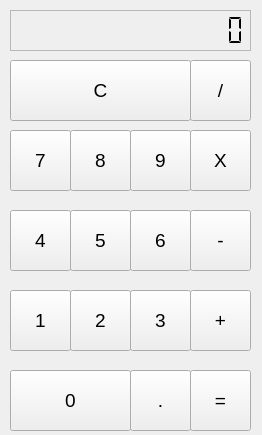
<?xml version="1.0" encoding="UTF-8"?>
<ui version="4.0">
 <class>MainWindow</class>
 <widget class="QMainWindow" name="MainWindow">
  <property name="geometry">
   <rect>
    <x>0</x>
    <y>0</y>
    <width>262</width>
    <height>435</height>
   </rect>
  </property>
  <property name="windowTitle">
   <string>MainWindow</string>
  </property>
  <widget class="QWidget" name="centralWidget">
   <widget class="QLabel" name="label">
    <property name="geometry">
     <rect>
      <x>10</x>
      <y>440</y>
      <width>241</width>
      <height>41</height>
     </rect>
    </property>
    <property name="font">
     <font>
      <pointsize>14</pointsize>
     </font>
    </property>
    <property name="styleSheet">
     <string notr="true">QLabel {
  qproperty-alignment: 'AlignVCenter | AlignRight';
  border: 1px solid gray;
}

background-color : white;</string>
    </property>
    <property name="text">
     <string>0</string>
    </property>
   </widget>
   <widget class="QPushButton" name="pushButton_clear">
    <property name="geometry">
     <rect>
      <x>10</x>
      <y>60</y>
      <width>181</width>
      <height>61</height>
     </rect>
    </property>
    <property name="font">
     <font>
      <pointsize>14</pointsize>
     </font>
    </property>
    <property name="styleSheet">
     <string notr="true"/>
    </property>
    <property name="text">
     <string>C</string>
    </property>
   </widget>
   <widget class="QPushButton" name="division">
    <property name="geometry">
     <rect>
      <x>190</x>
      <y>60</y>
      <width>61</width>
      <height>61</height>
     </rect>
    </property>
    <property name="font">
     <font>
      <pointsize>14</pointsize>
     </font>
    </property>
    <property name="styleSheet">
     <string notr="true"/>
    </property>
    <property name="text">
     <string>/</string>
    </property>
   </widget>
   <widget class="QPushButton" name="boton_9">
    <property name="geometry">
     <rect>
      <x>130</x>
      <y>130</y>
      <width>61</width>
      <height>61</height>
     </rect>
    </property>
    <property name="font">
     <font>
      <pointsize>14</pointsize>
     </font>
    </property>
    <property name="styleSheet">
     <string notr="true"/>
    </property>
    <property name="text">
     <string>9</string>
    </property>
   </widget>
   <widget class="QPushButton" name="boton_8">
    <property name="geometry">
     <rect>
      <x>70</x>
      <y>130</y>
      <width>61</width>
      <height>61</height>
     </rect>
    </property>
    <property name="font">
     <font>
      <pointsize>14</pointsize>
     </font>
    </property>
    <property name="styleSheet">
     <string notr="true"/>
    </property>
    <property name="text">
     <string>8</string>
    </property>
   </widget>
   <widget class="QPushButton" name="boton_7">
    <property name="geometry">
     <rect>
      <x>10</x>
      <y>130</y>
      <width>61</width>
      <height>61</height>
     </rect>
    </property>
    <property name="font">
     <font>
      <pointsize>14</pointsize>
     </font>
    </property>
    <property name="styleSheet">
     <string notr="true"/>
    </property>
    <property name="text">
     <string>7</string>
    </property>
   </widget>
   <widget class="QPushButton" name="multiplicacion">
    <property name="geometry">
     <rect>
      <x>190</x>
      <y>130</y>
      <width>61</width>
      <height>61</height>
     </rect>
    </property>
    <property name="font">
     <font>
      <pointsize>14</pointsize>
     </font>
    </property>
    <property name="styleSheet">
     <string notr="true"/>
    </property>
    <property name="text">
     <string>X</string>
    </property>
   </widget>
   <widget class="QPushButton" name="boton_6">
    <property name="geometry">
     <rect>
      <x>130</x>
      <y>210</y>
      <width>61</width>
      <height>61</height>
     </rect>
    </property>
    <property name="font">
     <font>
      <pointsize>14</pointsize>
     </font>
    </property>
    <property name="styleSheet">
     <string notr="true"/>
    </property>
    <property name="text">
     <string>6</string>
    </property>
   </widget>
   <widget class="QPushButton" name="boton_5">
    <property name="geometry">
     <rect>
      <x>70</x>
      <y>210</y>
      <width>61</width>
      <height>61</height>
     </rect>
    </property>
    <property name="font">
     <font>
      <pointsize>14</pointsize>
     </font>
    </property>
    <property name="styleSheet">
     <string notr="true"/>
    </property>
    <property name="text">
     <string>5</string>
    </property>
   </widget>
   <widget class="QPushButton" name="boton_4">
    <property name="geometry">
     <rect>
      <x>10</x>
      <y>210</y>
      <width>61</width>
      <height>61</height>
     </rect>
    </property>
    <property name="font">
     <font>
      <pointsize>14</pointsize>
     </font>
    </property>
    <property name="styleSheet">
     <string notr="true"/>
    </property>
    <property name="text">
     <string>4</string>
    </property>
   </widget>
   <widget class="QPushButton" name="resta">
    <property name="geometry">
     <rect>
      <x>190</x>
      <y>210</y>
      <width>61</width>
      <height>61</height>
     </rect>
    </property>
    <property name="font">
     <font>
      <pointsize>14</pointsize>
     </font>
    </property>
    <property name="styleSheet">
     <string notr="true"/>
    </property>
    <property name="text">
     <string>-</string>
    </property>
   </widget>
   <widget class="QPushButton" name="boton_3">
    <property name="geometry">
     <rect>
      <x>130</x>
      <y>290</y>
      <width>61</width>
      <height>61</height>
     </rect>
    </property>
    <property name="font">
     <font>
      <pointsize>14</pointsize>
     </font>
    </property>
    <property name="styleSheet">
     <string notr="true"/>
    </property>
    <property name="text">
     <string>3</string>
    </property>
   </widget>
   <widget class="QPushButton" name="boton_2">
    <property name="geometry">
     <rect>
      <x>70</x>
      <y>290</y>
      <width>61</width>
      <height>61</height>
     </rect>
    </property>
    <property name="font">
     <font>
      <pointsize>14</pointsize>
     </font>
    </property>
    <property name="styleSheet">
     <string notr="true"/>
    </property>
    <property name="text">
     <string>2</string>
    </property>
   </widget>
   <widget class="QPushButton" name="boton_1">
    <property name="geometry">
     <rect>
      <x>10</x>
      <y>290</y>
      <width>61</width>
      <height>61</height>
     </rect>
    </property>
    <property name="font">
     <font>
      <pointsize>14</pointsize>
     </font>
    </property>
    <property name="styleSheet">
     <string notr="true"/>
    </property>
    <property name="text">
     <string>1</string>
    </property>
   </widget>
   <widget class="QPushButton" name="suma">
    <property name="geometry">
     <rect>
      <x>190</x>
      <y>290</y>
      <width>61</width>
      <height>61</height>
     </rect>
    </property>
    <property name="font">
     <font>
      <pointsize>14</pointsize>
     </font>
    </property>
    <property name="styleSheet">
     <string notr="true"/>
    </property>
    <property name="text">
     <string>+</string>
    </property>
   </widget>
   <widget class="QPushButton" name="pushButton_decimal">
    <property name="geometry">
     <rect>
      <x>130</x>
      <y>370</y>
      <width>61</width>
      <height>61</height>
     </rect>
    </property>
    <property name="font">
     <font>
      <pointsize>14</pointsize>
     </font>
    </property>
    <property name="styleSheet">
     <string notr="true"/>
    </property>
    <property name="text">
     <string>.</string>
    </property>
   </widget>
   <widget class="QPushButton" name="boton_0">
    <property name="geometry">
     <rect>
      <x>10</x>
      <y>370</y>
      <width>121</width>
      <height>61</height>
     </rect>
    </property>
    <property name="font">
     <font>
      <pointsize>14</pointsize>
     </font>
    </property>
    <property name="styleSheet">
     <string notr="true"/>
    </property>
    <property name="text">
     <string>0</string>
    </property>
   </widget>
   <widget class="QPushButton" name="pushButton_equal">
    <property name="geometry">
     <rect>
      <x>190</x>
      <y>370</y>
      <width>61</width>
      <height>61</height>
     </rect>
    </property>
    <property name="font">
     <font>
      <pointsize>14</pointsize>
     </font>
    </property>
    <property name="styleSheet">
     <string notr="true"/>
    </property>
    <property name="text">
     <string>=</string>
    </property>
   </widget>
   <widget class="QLCDNumber" name="lcd">
    <property name="geometry">
     <rect>
      <x>10</x>
      <y>10</y>
      <width>241</width>
      <height>41</height>
     </rect>
    </property>
    <property name="frameShape">
     <enum>QFrame::StyledPanel</enum>
    </property>
    <property name="smallDecimalPoint">
     <bool>false</bool>
    </property>
    <property name="digitCount">
     <number>15</number>
    </property>
    <property name="segmentStyle">
     <enum>QLCDNumber::Flat</enum>
    </property>
   </widget>
  </widget>
 </widget>
 <layoutdefault spacing="6" margin="11"/>
 <resources/>
 <connections/>
</ui>
